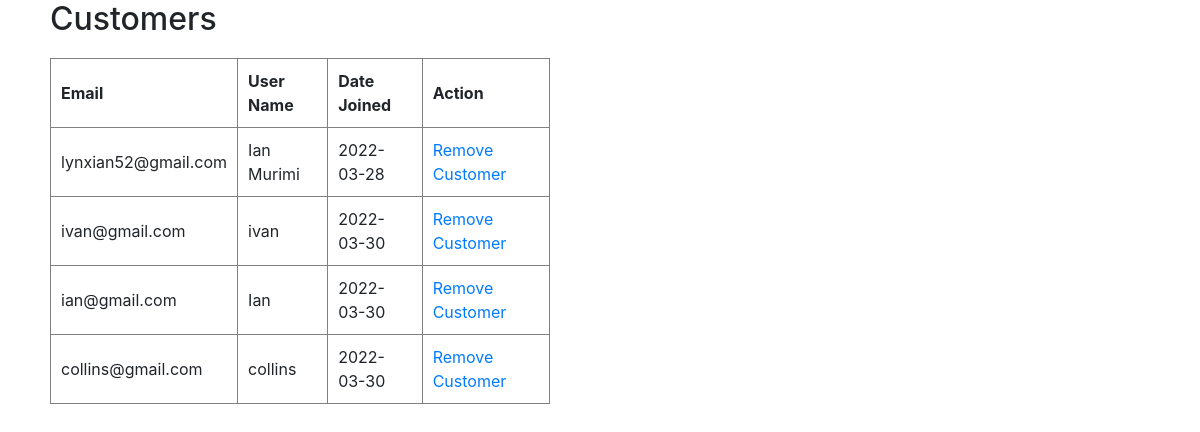
Page /customers (signed in) on the committed database.
### app.py (models this page shows, shortened)
class Customer(db.Model, UserMixin):
    id = db.Column(db.Integer, primary_key=True)
    username = db.Column(db.String(20))
    email = db.Column(db.String(20), nullable=False, unique=True)
    password_hash = db.Column(db.String(100))
    cart_items = db.relationship('CartItem', backref='cartItems', uselist=False)
    date_joined = db.Column(db.DateTime, default=datetime.utcnow)
    @property
    def password(self):
        raise AttributeError('Password is not a readable attribute')

### app.py (the view)
@app.route('/customers', methods=['POST', 'GET'])
@login_required
def customer_display():
    customers = Customer.query.order_by(Customer.date_joined).all()
    return render_template('customers.html', customers=customers)

### app.py (called while the page is built)
@login_manager.user_loader
def load_user(user_id):
    return Customer.query.get(int(user_id))

### templates/customers.html (shortened to what this page needs)
{% extends 'base.html' %}
{% block body %}
{% if customers | length <1 %}
<h2 style="margin-left:50px;">You have no customers</h2>
{% else %}
<div id="table" style="margin-left:50px;">
    <h2>Customers</h2>
    <table style="margin-top:20px;" border="1" cellpadding="10" cellspacing="0" width="500" >
        <tr>
            <th>Email</th>
            <th>User Name</th>
            <th>Date Joined</th>
            <th>Action</th>
        </tr>
        {% for customer in customers %}
        <tr>
            <td>{{customer.email}}</td>
            <td>{{customer.username}}</td>
            <td>{{customer.date_joined.date()}}</td>
            <td>
                <a href="/removecustomer/{{customer.id}}">Remove Customer</a>
            </td>
        </tr>
        {% endfor %}
    </table>
</div>
{% endif %}
{% endblock %}

### static/main.css (style rules this page uses)
* { margin: 0; box-sizing: border-box; }

### rows in the picture
Customer: email "lynxian52@gmail.com", username "Ian Murimi", date_joined "2022-03-28"
Customer: email "ivan@gmail.com", username "ivan", date_joined "2022-03-30"
Customer: email "ian@gmail.com", username "Ian", date_joined "2022-03-30"
Customer: email "collins@gmail.com", username "collins", date_joined "2022-03-30"
